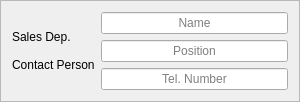
      <widget class="QFrame" name="frame_9">
       <property name="minimumSize">
        <size>
         <width>300</width>
         <height>0</height>
        </size>
       </property>
       <property name="maximumSize">
        <size>
         <width>300</width>
         <height>16777215</height>
        </size>
       </property>
       <property name="frameShape">
        <enum>QFrame::StyledPanel</enum>
       </property>
       <property name="frameShadow">
        <enum>QFrame::Plain</enum>
       </property>
       <property name="lineWidth">
        <number>1</number>
       </property>
       <property name="midLineWidth">
        <number>0</number>
       </property>
       <layout class="QGridLayout" name="gridLayout_14">
        <item row="0" column="1">
         <widget class="QLineEdit" name="sales_contact_name">
          <property name="maximumSize">
           <size>
            <width>200</width>
            <height>16777215</height>
           </size>
          </property>
          <property name="text">
           <string/>
          </property>
          <property name="alignment">
           <set>Qt::AlignCenter</set>
          </property>
          <property name="placeholderText">
           <string>Name</string>
          </property>
         </widget>
        </item>
        <item row="1" column="1">
         <widget class="QLineEdit" name="sales_contact_position">
          <property name="maximumSize">
           <size>
            <width>200</width>
            <height>16777215</height>
           </size>
          </property>
          <property name="text">
           <string/>
          </property>
          <property name="alignment">
           <set>Qt::AlignCenter</set>
          </property>
          <property name="placeholderText">
           <string>Position</string>
          </property>
         </widget>
        </item>
        <item row="2" column="1">
         <widget class="QLineEdit" name="sales_contact_phone">
          <property name="maximumSize">
           <size>
            <width>200</width>
            <height>16777215</height>
           </size>
          </property>
          <property name="text">
           <string/>
          </property>
          <property name="alignment">
           <set>Qt::AlignCenter</set>
          </property>
          <property name="placeholderText">
           <string>Tel. Number</string>
          </property>
         </widget>
        </item>
        <item row="0" column="0" rowspan="3">
         <widget class="QLabel" name="label_16">
          <property name="maximumSize">
           <size>
            <width>100</width>
            <height>16777215</height>
           </size>
          </property>
          <property name="styleSheet">
           <string notr="true"/>
          </property>
          <property name="text">
           <string>Sales Dep.

Contact Person</string>
          </property>
         </widget>
        </item>
       </layout>
      </widget>
